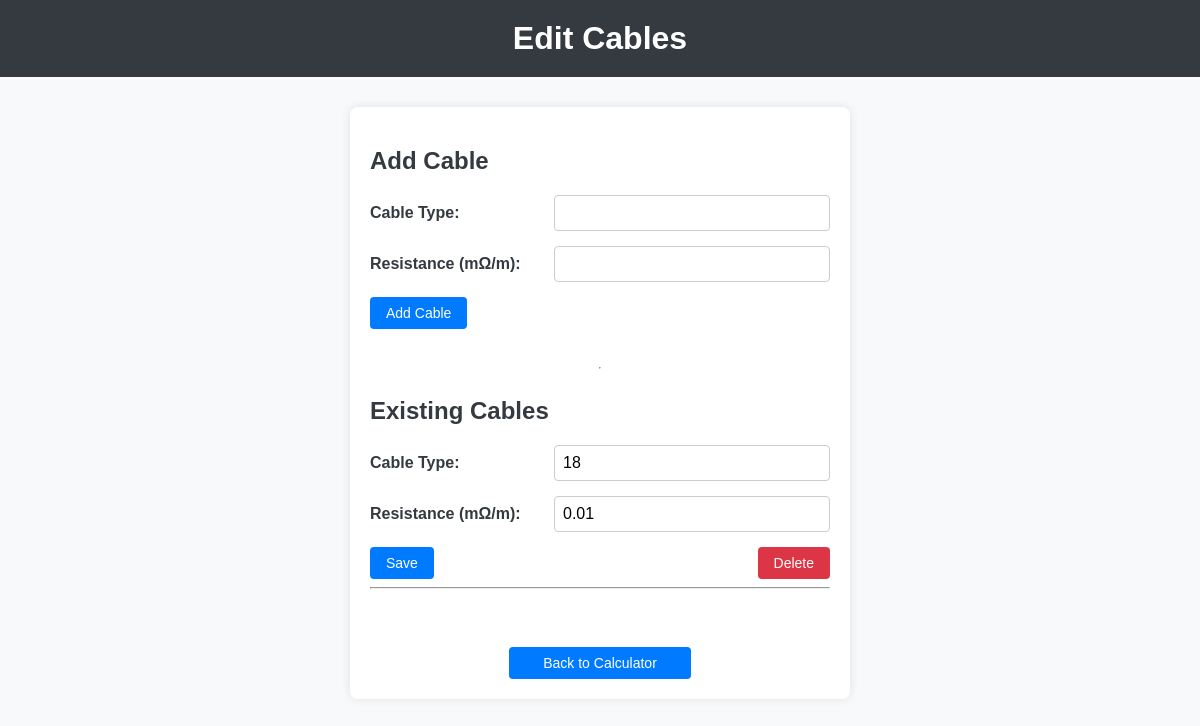
The app's page /edit_cables, older data.
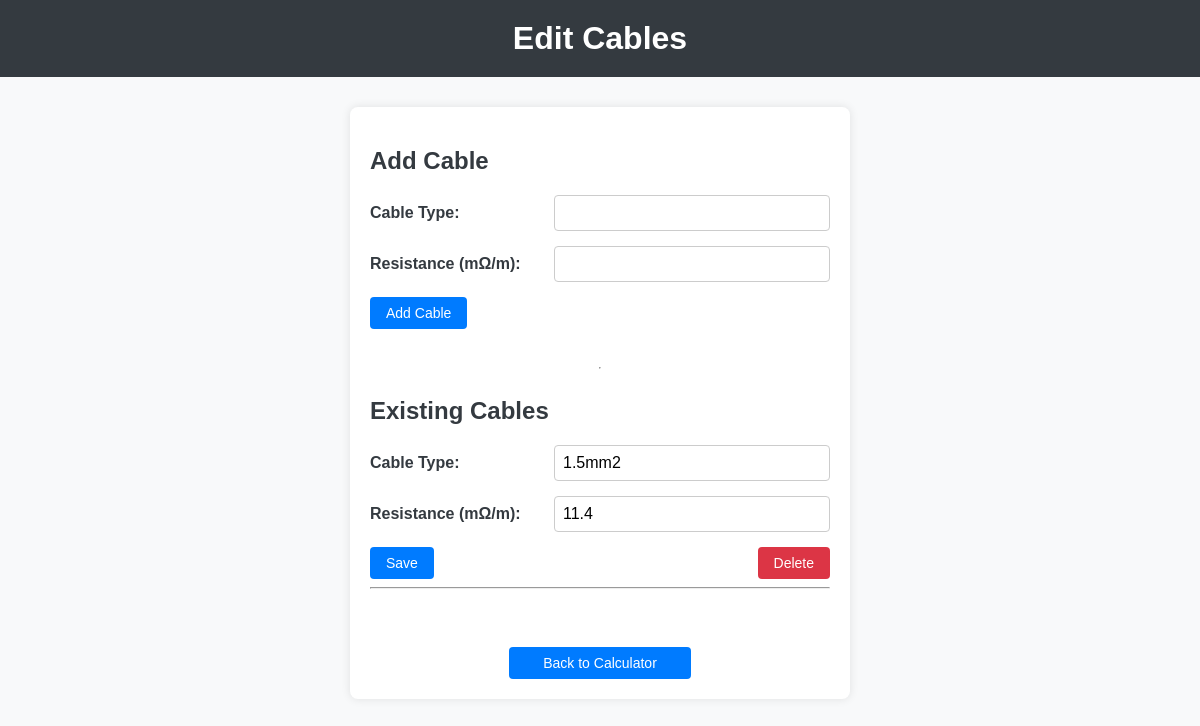
The same page, newer data.
### models.py (models this page shows)
class Cable(Base):
    __tablename__ = "cables"
    id = Column(Integer, primary_key=True, index=True)
    type = Column(String, unique=True, index=True)
    resistance = Column(Float)

### main.py (the view)
@app.get("/edit_cables", response_class=HTMLResponse)
async def edit_cables(request: Request, db: Session = Depends(get_db)):
    cables = db.query(Cable).all()
    return templates.TemplateResponse("edit_cables.html", {"request": request, "cables": cables})

### templates/edit_cables.html (shortened to what this page needs)
<!DOCTYPE html>
<html lang="en">
<head>
    <link rel="stylesheet" href="/static/styles.css">
</head>
<body>
    <header>
        <h1>Edit Cables</h1>
    </header>
    <main class="edit-cables-main">
        <section class="add-cable-section">
            <h2>Add Cable</h2>
            <form action="/add_cable" method="post" class="cable-form">
                <div class="form-row">
                    <label for="type">Cable Type:</label>
                    <input type="text" id="type" name="type" required>
                </div>
                <div class="form-row">
                    <label for="resistance">Resistance (mΩ/m):</label>
                    <input type="number" step="0.01" id="resistance" name="resistance" required>
                </div>
                <div class="form-group">
                    <button type="submit" class="btn btn-add">Add Cable</button>
                </div>
            </form>
        </section>
        <hr class="section-divider">
        <section class="existing-cables-section">
            <h2>Existing Cables</h2>
            <div class="cable-list">
                {% for cable in cables %}
                <form action="/edit_cable/{{ cable.id }}" method="post" class="cable-form">
                    <div class="form-row">
                        <label for="type">Cable Type:</label>
                        <input type="text" id="type" name="type" value="{{ cable.type }}" required>
                    </div>
                    <div class="form-row">
                        <label for="resistance">Resistance (mΩ/m):</label>
                        <input type="number" step="0.00001" id="resistance" name="resistance" value="{{ cable.resistance }}" required>
                    </div>
                    <div class="btn-group">
                        <button type="submit" class="btn btn-save">Save</button>
                        <button formaction="/delete_cable/{{ cable.id }}" formmethod="post" class="btn btn-delete">Delete</button>
                    </div>
                </form>
                <hr class="cable-divider">
                {% endfor %}
            </div>
        </section>
        <a href="/" class="btn btn-back">Back to Calculator</a>
    </main>
</body>
</html>

Row changes from the older to the newer data that the page shows:
changed Cable: type "18" → "1.5mm2"; resistance "0.01" → "11.4"
